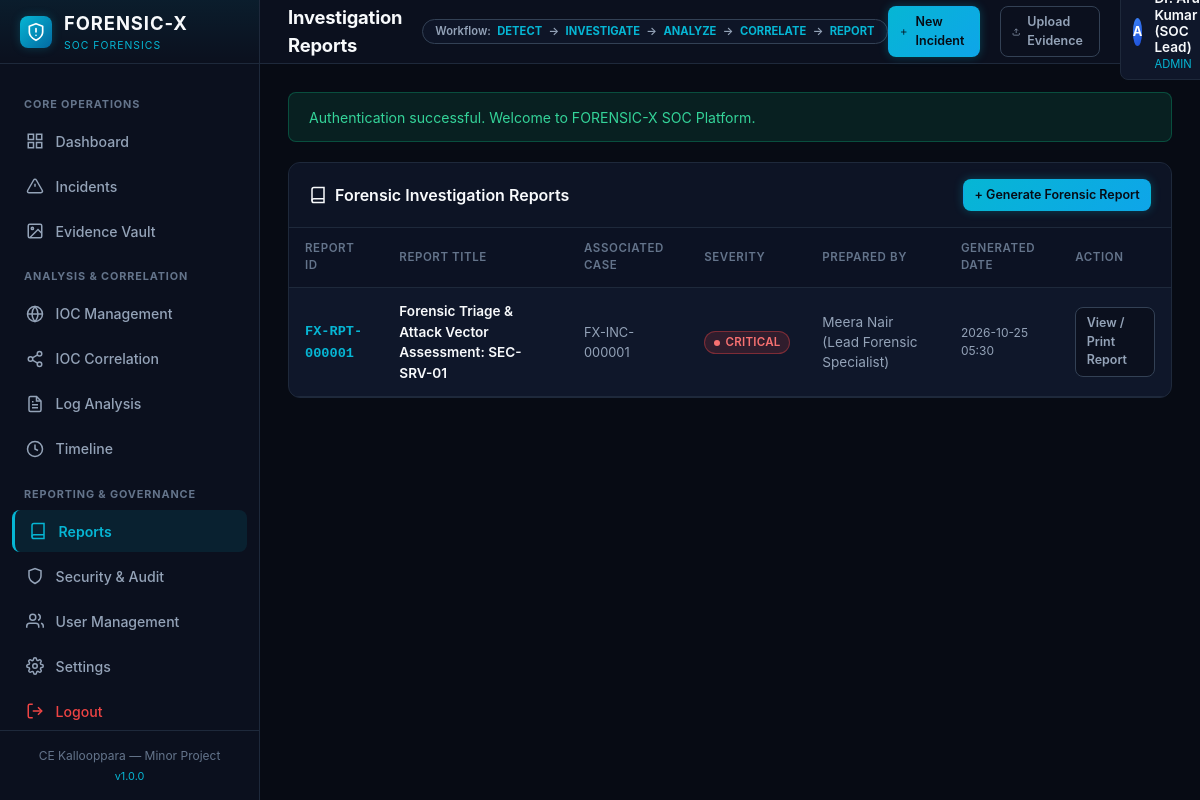
The app's page /reports (signed in) with its own data.
### tables this page shows
CREATE TABLE reports (
    id INT AUTO_INCREMENT PRIMARY KEY,
    report_code VARCHAR(20) NOT NULL UNIQUE,
    incident_id INT NOT NULL,
    title VARCHAR(200) NOT NULL,
    executive_summary TEXT NOT NULL,
    findings_summary TEXT NOT NULL,
    recommendations TEXT NOT NULL,
    conclusions TEXT NOT NULL,
    generated_by INT NOT NULL,
    created_at DATETIME NOT NULL DEFAULT CURRENT_TIMESTAMP,
    INDEX idx_rpt_incident (incident_id),
    CONSTRAINT fk_rpt_incident FOREIGN KEY (incident_id) REFERENCES incidents (id) ON DELETE CASCADE,
    CONSTRAINT fk_rpt_generator FOREIGN KEY (generated_by) REFERENCES users (id)
);

CREATE TABLE incidents (
    id INT AUTO_INCREMENT PRIMARY KEY,
    incident_code VARCHAR(20) NOT NULL UNIQUE,
    title VARCHAR(200) NOT NULL,
    description TEXT NOT NULL,
    category VARCHAR(60) NOT NULL,
    severity ENUM('Low', 'Medium', 'High', 'Critical') NOT NULL DEFAULT 'Medium',
    status ENUM('Open', 'Investigating', 'Contained', 'Resolved', 'Closed') NOT NULL DEFAULT 'Open',
    assigned_to INT NULL,
    detected_at DATETIME NOT NULL,
    source VARCHAR(100) NOT NULL,
    affected_system VARCHAR(150) NOT NULL,
    tags VARCHAR(255) NULL,
    findings_notes TEXT NULL,
    created_by INT NOT NULL,
    created_at DATETIME NOT NULL DEFAULT CURRENT_TIMESTAMP,
    updated_at DATETIME NOT NULL DEFAULT CURRENT_TIMESTAMP ON UPDATE CURRENT_TIMESTAMP,
    INDEX idx_inc_severity (severity),
    INDEX idx_inc_status (status),
    INDEX idx_inc_assigned (assigned_to),
    INDEX idx_inc_detected (detected_at),
    CONSTRAINT fk_inc_assigned FOREIGN KEY (assigned_to) REFERENCES users (id) ON DELETE SET NULL,
    CONSTRAINT fk_inc_creator FOREIGN KEY (created_by) REFERENCES users (id)
);

CREATE TABLE users (
    id INT AUTO_INCREMENT PRIMARY KEY,
    username VARCHAR(50) NOT NULL UNIQUE,
    email VARCHAR(100) NOT NULL UNIQUE,
    password_hash VARCHAR(255) NOT NULL,
    full_name VARCHAR(100) NOT NULL,
    role ENUM('admin', 'investigator', 'analyst', 'reviewer') NOT NULL DEFAULT 'analyst',
    department VARCHAR(100) DEFAULT 'SOC / Digital Forensics',
    is_active TINYINT(1) NOT NULL DEFAULT 1,
    failed_login_attempts INT NOT NULL DEFAULT 0,
    locked_until DATETIME NULL,
    last_login_at DATETIME NULL,
    last_login_ip VARCHAR(45) NULL,
    created_at DATETIME NOT NULL DEFAULT CURRENT_TIMESTAMP,
    updated_at DATETIME NOT NULL DEFAULT CURRENT_TIMESTAMP ON UPDATE CURRENT_TIMESTAMP,
    INDEX idx_user_role (role),
    INDEX idx_user_active (is_active)
);

### src/Auth.php (called while the page is built, shortened)
<?php
class Auth {
    public static function check(): bool {
        return isset($_SESSION['user_id']);
    }
    public static function role(): ?string {
        return $_SESSION['user_data']['role'] ?? null;
    }
    public static function can(string $action): bool {
        $role = self::role();
        if ($role === ROLE_ADMIN) {
            return true;
        }
    }
}

### src/Models/Report.php (called while the page is built, shortened)
<?php
class Report {
    public static function getAll(): array {
        $db = Database::getConnection();
        $stmt = $db->query("
            SELECT r.*,
                   i.incident_code,
                   i.title AS incident_title,
                   i.severity AS incident_severity,
                   u.full_name AS generator_name,
                   u.username AS generator_username
            FROM reports r
            INNER JOIN incidents i ON r.incident_id = i.id
            LEFT JOIN users u ON r.generated_by = u.id
            ORDER BY r.created_at DESC
        ");
        return $stmt->fetchAll();
    }
}

### src/Helpers/Security.php (called while the page is built, shortened)
<?php
class Security {
    public static function e(?string $value): string {
        return htmlspecialchars($value, ENT_QUOTES | ENT_SUBSTITUTE | ENT_HTML5, 'UTF-8');
    }
}

### views/reports/index.php (the view, shortened to what this page needs)
<div class="card">
    <div class="card-header">
        <div class="card-title">
            <svg width="18" height="18" viewBox="0 0 24 24" fill="none" stroke="currentColor" stroke-width="2"><path d="M4 19.5A2.5 2.5 0 0 1 6.5 17H20"/><path d="M6.5 2H20v20H6.5A2.5 2.5 0 0 1 4 19.5v-15A2.5 2.5 0 0 1 6.5 2z"/></svg>
            Forensic Investigation Reports
        </div>
        <?php if (Auth::can('generate_report')): ?>
        <a href="/reports/generate" class="btn btn-primary btn-sm">
            + Generate Forensic Report
        </a>
        <?php endif; ?>
    </div>
    <div class="table-responsive">
        <table class="data-table">
            <thead>
                <tr>
                    <th>Report ID</th>
                    <th>Report Title</th>
                    <th>Associated Case</th>
                    <th>Severity</th>
                    <th>Prepared By</th>
                    <th>Generated Date</th>
                    <th>Action</th>
                </tr>
            </thead>
            <tbody>
                <?php if (empty($reports)): ?>
                <tr>
                    <td colspan="7" style="text-align: center; padding: 2.5rem; color: var(--text-muted);">
                        No formal forensic reports generated yet. Click "+ Generate Forensic Report" to compile a case report.
                    </td>
                </tr>
                <?php else: ?>
                    <?php foreach ($reports as $rpt): ?>
                    <tr>
                        <td>
                            <a href="/reports/view?id=<?= (int)$rpt['id'] ?>" style="color: var(--cyan-primary); font-family: monospace; font-weight: 700; text-decoration: none;">
                                <?= Security::e($rpt['report_code']) ?>
                            </a>
                        </td>
                        <td style="font-weight: 600; color: var(--text-primary);">
                            <?= Security::e($rpt['title']) ?>
                        </td>
                        <td>
                            <a href="/incidents/view?id=<?= (int)$rpt['incident_id'] ?>" style="color: var(--text-secondary); text-decoration: none; font-size: 0.8rem;">
                                <?= Security::e($rpt['incident_code']) ?>
                            </a>
                        </td>
                        <td><?= View::severityBadge($rpt['incident_severity']) ?></td>
                        <td><?= Security::e($rpt['generator_name'] ?: $rpt['generator_username']) ?></td>
                        <td style="font-size: 0.75rem;"><?= date('Y-m-d H:i', strtotime($rpt['created_at'])) ?></td>
                        <td>
                            <a href="/reports/view?id=<?= (int)$rpt['id'] ?>" class="btn btn-secondary btn-sm">
                                View / Print Report
                            </a>
                        </td>
                    </tr>
                    <?php endforeach; ?>
                <?php endif; ?>
            </tbody>
        </table>
    </div>
</div>

### src/Helpers/View.php (shortened to what this page needs)
<?php
class View {
    public static function render(string $viewPath, array $data = [], string $layout = 'main'): void {
        extract($data);
        $fullViewFile = BASE_PATH . '/views/' . ltrim($viewPath, '/') . '.php';
        require $fullViewFile;
        $content = ob_get_clean();
        $layoutFile = BASE_PATH . '/views/layouts/' . $layout . '.php';
        if (file_exists($layoutFile)) {
            require $layoutFile;
        } else {
            echo $content;
        }
    }
    public static function severityBadge(string $severity): string {
        $colors = [
            'Critical' => 'badge-critical',
            'High'     => 'badge-high',
            'Medium'   => 'badge-medium',
            'Low'      => 'badge-low',
        ];
        $class = $colors[$severity] ?? 'badge-medium';
        return '<span class="badge ' . $class . '"><i class="dot"></i>' . htmlspecialchars($severity) . '</span>';
    }
}

### public/assets/css/style.css (style rules this page uses)
:root { --bg-base: #070B14; --bg-surface: #0B101E; --bg-card: #0F172A; --bg-card-hover: #162038; --bg-input: #111827; --border-color: #1E293B; --border-highlight: #334155; --text-primary: #F8FAFC; --text-secondary: #94A3B8; --text-muted: #64748B; --cyan-primary: #06B6D4; --cyan-glow: rgba(6, 182, 212, 0.25); --blue-accent: #0EA5E9; --blue-dark: #0369A1; --status-critical: #EF4444; --status-high: #F97316; --status-medium: #F59E0B; --status-low: #3B82F6; --status-success: #10B981; --sidebar-width: 260px; --header-height: 64px; --radius-sm: 4px; --radius-md: 8px; --radius-lg: 12px; --transition-fast: 0.15s ease-in-out; }
* { box-sizing: border-box; margin: 0; padding: 0; }
body { font-family: -apple-system, BlinkMacSystemFont, "Segoe UI", Roboto, "Helvetica Neue", Arial, sans-serif; background-color: var(--bg-base); color: var(--text-primary); line-height: 1.5; min-height: 100vh; display: flex; font-size: 14px; }
.card { background-color: var(--bg-card); border: 1px solid var(--border-color); border-radius: var(--radius-lg); margin-bottom: 1.5rem; overflow: hidden; }
.card-header { padding: 1rem 1.25rem; border-bottom: 1px solid var(--border-color); display: flex; align-items: center; justify-content: space-between; background-color: rgba(11, 16, 30, 0.4); }
.card-title { font-size: 1rem; font-weight: 600; display: flex; align-items: center; gap: 0.5rem; }
.btn { display: inline-flex; align-items: center; justify-content: center; gap: 0.45rem; padding: 0.55rem 1rem; font-size: 0.85rem; font-weight: 600; border-radius: var(--radius-md); cursor: pointer; text-decoration: none; border: 1px solid transparent; transition: all var(--transition-fast); }
.btn-primary { background: linear-gradient(135deg, var(--cyan-primary) 0%, var(--blue-accent) 100%); color: #070B14; box-shadow: 0 0 10px rgba(6, 182, 212, 0.3); }
.btn-secondary { background-color: var(--bg-surface); color: var(--text-secondary); border-color: var(--border-highlight); }
.btn-sm { padding: 0.35rem 0.65rem; font-size: 0.78rem; }
.table-responsive { width: 100%; overflow-x: auto; }
.data-table { width: 100%; border-collapse: collapse; font-size: 0.85rem; text-align: left; }
.data-table th { padding: 0.75rem 1rem; background-color: rgba(11, 16, 30, 0.6); color: var(--text-muted); font-weight: 600; text-transform: uppercase; font-size: 0.72rem; letter-spacing: 0.05em; border-bottom: 1px solid var(--border-color); }
.data-table td { padding: 0.85rem 1rem; border-bottom: 1px solid var(--border-color); color: var(--text-secondary); vertical-align: middle; }
.badge { display: inline-flex; align-items: center; gap: 0.35rem; padding: 0.2rem 0.55rem; border-radius: 9999px; font-size: 0.72rem; font-weight: 600; line-height: 1.2; text-transform: uppercase; letter-spacing: 0.02em; }
.badge-critical { background: rgba(239, 68, 68, 0.15); color: #F87171; border: 1px solid rgba(239, 68, 68, 0.4); }
.dot { width: 6px; height: 6px; border-radius: 50%; background-color: currentColor; }

### records on screen
reports: report_code "FX-RPT-000001", title "Forensic Triage & Attack Vector Assessment: SEC-SRV-01", incident.incident_code "FX-INC-000001", incident.severity "CRITICAL", generated_by.full_name "Meera Nair (Lead Forensic Specialist)", created_at "2026-10-25 05:30"

### other values on screen
APP_NAME "FORENSIC-X"
APP_VERSION "1.0.0"
Security::e($pageTitle) "Investigation Reports"
substr($user['username'] ?? 'U', 0, 1) "A"
Security::e($user['role'] ?? '') "ADMIN"
Security::e($flash['message']) "Authentication successful. Welcome to FORENSIC-X SOC Platform."
